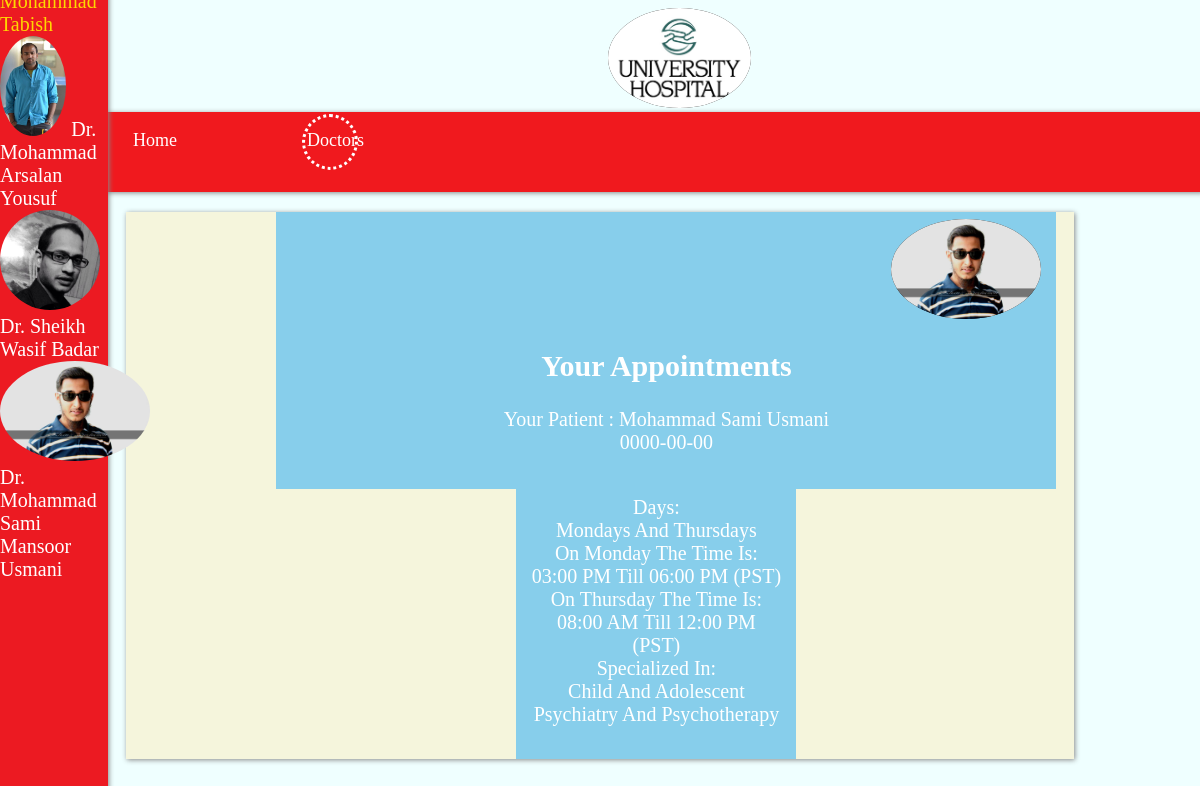
/doc1.php, run on the app's committed database.
### tables this page shows
CREATE TABLE IF NOT EXISTS `app` (
  `first` varchar(25) NOT NULL,
  `father` varchar(25) NOT NULL,
  `mobile` int(11) NOT NULL,
  `dob` varchar(25) NOT NULL,
  `gender` varchar(25) NOT NULL,
  `address` varchar(25) NOT NULL,
  `time` varchar(50) NOT NULL,
  `email` varchar(25) NOT NULL,
  `id` int(11) NOT NULL AUTO_INCREMENT,
  `date` varchar(25) NOT NULL,
  PRIMARY KEY (`id`)
);

CREATE TABLE IF NOT EXISTS `doc` (
  `day` varchar(200) NOT NULL,
  `time` varchar(200) NOT NULL,
  `special` varchar(200) NOT NULL,
  `id` int(11) NOT NULL,
  PRIMARY KEY (`id`)
);

### doc1.php (the view, shortened to what this page needs)
<!DOCTYPE html>
<html lang="en">
<head>
<link href="s.css" type="text/css" rel="stylesheet">
<link href="sam.css" type="text/css" rel="stylesheet">
</head>
<body onload="myFunction()">
<img src="logo.png" class="imga">
<div class="bum">
<ul>
<div class="abbu">
<a href="s.html">Home</a>
</div>
</ul>
<ul><div class="abbu">
<a href="doctor.html">Doctors<div class="bo"></div></a>
</div>
</ul>
</div>
<div class="bob">
<marquee direction="down" onmouseover="this.stop();"
onmouseout="this.start();">
<a href="doc4.php">Dr. Mohammad Tabish</a>
<img src="ran.jpg" height="100px">
<a href="doc3.php">Dr. Mohammad Arsalan Yousuf</a>
<img src="was.jpg" height="100px">
<a href="doc2.php">Dr. Sheikh Wasif Badar</a>
<img src="sam.jpg" height="100px">
<a href="doc1.php">Dr. Mohammad Sami Mansoor Usmani</a></marquee>
</div>
<div class="wra">
<fieldset class="cp">
<img src="sam.jpg" class="imga">
<h2>Your Appointments</h2>
<?php
$db='webauth';
$lh='localhost';
$us='root';
$ps='';
$mysqli = new mysqli($lh , $us, $ps, $db);
$abc="SELECT * FROM `app` where time='Dr. Sami Thursday 08:00-12:00' OR time='Dr. Sami Monday 03:00-06:00'";
$a123 = $mysqli->query($abc);
if($a123->num_rows>0){
while($row = $a123->fetch_assoc()){
echo "Your Patient : ".$row["first"]."<br>";
echo $row["date"]."<br>";
echo "<br>";
}
}
?>
</fieldset>
<fieldset class="oop">
<?php
$db='webauth';
$lh='localhost';
$us='root';
$ps='';
$mysqli = new mysqli($lh , $us, $ps, $db);
$abc="SELECT * FROM `doc` where id=1";
$a123 = $mysqli->query($abc);
if($a123->num_rows>0){
while($row = $a123->fetch_assoc()){
echo "Days:". "<br>".$row["day"]."<br>";
echo $row["time"]."<br>";
echo "Specialized In: "."<br>".$row["special"]."<br>";
}
}
?>
</fieldset>
</div>
</body>
</html>

### s.css (style rules this page uses)
.bob { margin:-250px 0 0 -8px; position:fixed; width:9%; background-color:rgb(236,26,34); height:200%; color:white; font-family:'Trebuchet MS'; font-size:20px; zoom:-5; -moz-box-shadow:1px 1px 5px #888; -webkit-box-shadow:1px 1px 5px #888; }
.bum { display:block; margin-left:-5px; margin-right:auto; position:absolute; width:100%; height:10%; background-color: #f0191e; color:white; font-family:'Trebuchet MS'; text-align:center; zoom:-5; -moz-box-shadow:1px 1px 5px #888; -webkit-box-shadow:1px 1px 5px #888; }
.wra { margin-top:100px; background-color:beige; margin-left:auto; margin-right:auto; width:80%; -moz-box-shadow:1px 1px 5px #888; -webkit-box-shadow:1px 1px 5px #888; }
ul { text-align:left; font-size:18px; margin-left:90px; margin-right:200px 200px; cursor:pointer; list-style:none; float:left; //background-color:rgb(256,60,60); }
fieldset { font-family:'Trebuchet MS'; font-size:20px; border:none; text-align:center; }
body { background-color:#efffff; //background-size: 100% 170%; //background-position:right 10px top -10px; background-repeat:no-repeat; //background-image:url("bg.jpg"); }
a { text-decoration:none; color:white; }
img { border-radius:50%; }
.bo { height:50px; width:50px; border:dotted; border-radius:50%; margin:-37px 0 0 -5px; -webkit-animation: ro 5s infinite alternate; }
h2 { cursor:pointer; text-align:center; font-family:'Trebuchet MS'; }
.imga { margin:0 0 0 600px; height:100px; background-color:black; }
fieldset { height:250px; width:250px; display:inline-block; margin:1px 0 0 60px; color:white; background-color:skyblue; }
.oop { margin:0 0 0 390px; }
.cp { height:auto; margin:0 0 0 150px; }

### data on the page
app: first "Mohammad Sami Usmani", date "0000-00-00"
doc: day "Mondays And Thursdays", time "On Monday The Time Is: 03:00 PM Till 06:00 PM (PST) On Thursday The Time Is: 08:00 AM Till 12:00 PM (PST)", special "Child And Adolescent Psychiatry And Psychotherapy"
